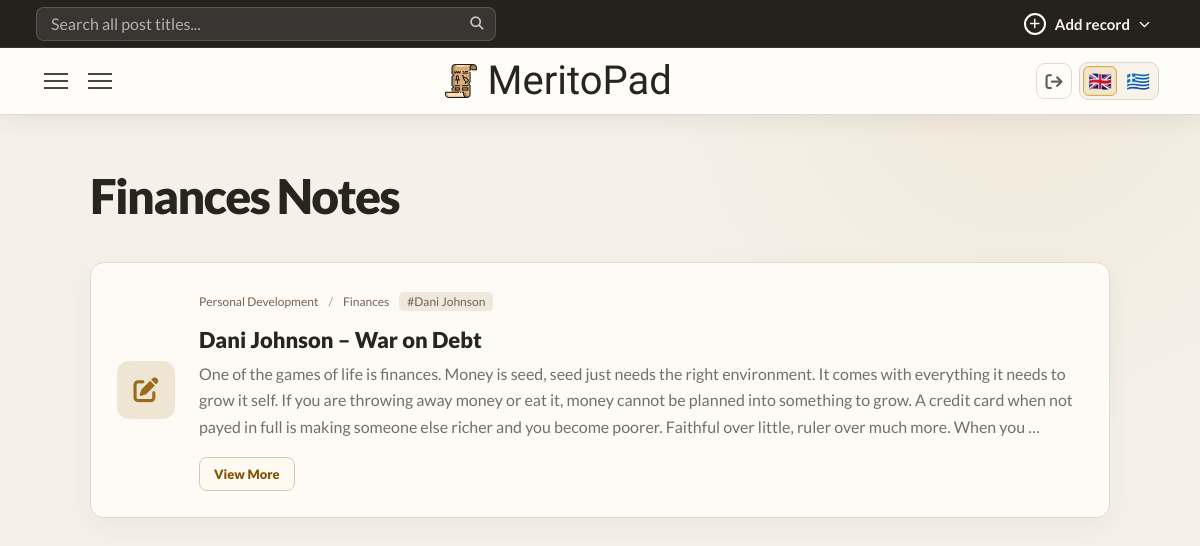
The app's page /cnicou/notes/category/personal-development/finances (signed in), older data.
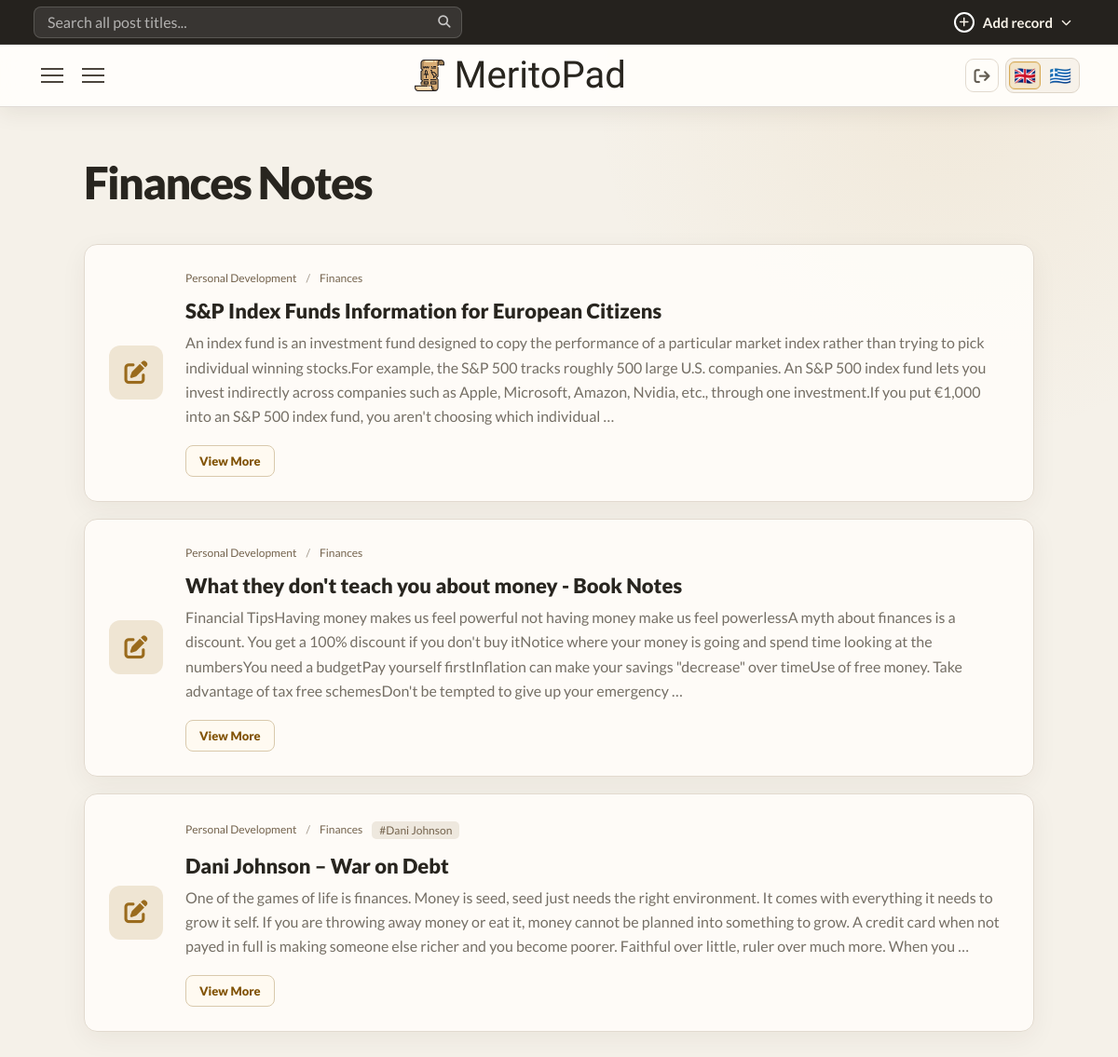
The same page, newer data.
### core/models.py (models this page shows, shortened)
class BaseSubcategory(UserOwnedModel):
    parent = models.ForeignKey(
        "self", on_delete=models.CASCADE, related_name="children", null=True, blank=True,
    )
    name = models.CharField(max_length=255)
    slug = models.SlugField(blank=True)
    class Meta(UserOwnedModel.Meta):
        abstract = True

class NoteSubcategory(BaseSubcategory):
    category = models.ForeignKey(
        NoteCategory, on_delete=models.CASCADE, related_name="subcategories",
    )

class UserOwnedModel(models.Model):
    user = models.ForeignKey(
        settings.AUTH_USER_MODEL,
        on_delete=models.CASCADE,
        related_name="%(class)s_records",
        null=True,
        blank=True,
    )
    class Meta:
        abstract = True
        constraints = [
            models.UniqueConstraint(
                fields=("user", "slug"),
                name="unique_%(class)s_user_slug",
            )
        ]

class Note(UserOwnedModel):
    title = models.CharField(max_length=255)
    slug = models.SlugField(blank=True)
    created_at = models.DateTimeField(auto_now_add=True)
    content = CKEditor5Field('Content', config_name='extends')  # or 'default'
    category = models.ForeignKey(
        NoteCategory,
        on_delete=models.DO_NOTHING,
        related_name="notes_by_category",
        null=True
    )
    subcategory = models.ForeignKey(
        NoteSubcategory,
        on_delete=models.DO_NOTHING,
        related_name="notes_by_subcategory",
        blank=True,
        null=True
    )
    tags = models.ManyToManyField(
        NoteTag,
        related_name="notes_by_tag",
        blank=True
    )

class BaseCategory(UserOwnedModel):
    name = models.CharField(max_length=255)
    slug = models.SlugField(blank=True)
    class Meta:
        abstract = True
        constraints = [
            models.UniqueConstraint(
                fields=("user", "slug"),
                name="unique_%(class)s_user_slug",
            )
        ]

class NoteCategory(BaseCategory):
    pass

class BaseTag(UserOwnedModel):
    name = models.CharField(max_length=255)
    slug = models.SlugField(blank=True)
    class Meta:
        abstract = True
        constraints = [
            models.UniqueConstraint(
                fields=("user", "slug"),
                name="unique_%(class)s_user_slug",
            )
        ]

class NoteTag(BaseTag):
    category = models.ForeignKey(NoteCategory, on_delete=models.CASCADE, related_name="tags")
    subcategory = models.ForeignKey(NoteSubcategory, on_delete=models.CASCADE, related_name="tags", null=True, blank=True)

### core/views.py (the view)
# urls.py: path("notes/category/<slug:cat_slug>/<slug:subcat_slug>",views.note_subcategory,name="note_subcategory"),
@workspace_login_required
def note_subcategory(request,cat_slug,subcat_slug):
    return scoped_record_listing(request, "note", category_slug=cat_slug, subcategory_slug=subcat_slug)

### core/context_processors.py (called while the page is built)
def workspace_record_type(request):
    match = getattr(request, "resolver_match", None)
    if match is None:
        return {}
    url_name = match.url_name or ""
    record_type = match.kwargs.get("record_type")
    if not record_type:
        record_type = "article" if url_name == "index" else url_name.split("_", 1)[0]
    if record_type not in WORKSPACE_RECORD_TYPES:
        return {}
    return {
        "workspace_record_type": record_type,
        "workspace_is_record_form": url_name.endswith(("_create", "_edit")),
        "workspace_is_single": url_name.endswith("_single"),
    }

### core/taxonomy.py (called while the page is built)
def default_category_first(queryset):
    return queryset.annotate(
        _default_category_order=Case(
            When(slug=DEFAULT_CATEGORY_SLUG, then=Value(0)),
            default=Value(1),
            output_field=IntegerField(),
        )
    ).order_by("_default_category_order", "name")

def is_category_model(model):
    return issubclass(model, BaseCategory)

### core/views.py (called while the page is built)
def records_for_user(model, user):
    tag_model = model._meta.get_field("tags").remote_field.model
    tags = tag_model.objects.filter(user=user).select_related("category", "subcategory__parent").order_by("name", "pk")
    return model.objects.filter(user=user).select_related("category", "subcategory__parent").prefetch_related(
        Prefetch("tags", queryset=tags),
    )

def taxonomy_for_user(model, user):
    queryset = model.objects.filter(user=user)
    if is_category_model(model):
        return default_category_first(queryset)
    return queryset.order_by("name")

def workspace_login_required(view):
    @wraps(view)
    def workspace_view(request, *args, username=None, **kwargs):
        if username != request.user.username:
            raise Http404
        return view(request, *args, **kwargs)
    return login_required(workspace_view)

### core/templates/core/subcategories/note-subcategory.html (shortened to what this page needs)
{% extends 'core/base.html' %}
{% block main %}
<div class="grid">
    <div class="grid-right">
        <div class="grid-right-wraper">
            <h1 class="post-type-title">{{article_subcategory.name}} Notes</h1>
            {% for article in page_obj %}
                <article class="preview">
                    <div class="icon">
                        <i class="fa-solid fa-pen-to-square"></i>
                    </div>
                    <div class="content">
                        {% include "core/includes/post-taxonomy.html" with record=article record_type=workspace_record_type %}
                        <h2>{{article.title}}</h2>
                        <p>{{article.content | safe | striptags | truncatewords:70 }}</p>
                        <a class="view-single-btn" href="{% url 'note_single' request.user.username article.slug %}">View More</a>
                    </div>
                </article>
            {% empty %}
                <p class="no-entries">No entries yet to show...</p>
            {% endfor %}
    </div>
    </div>
</div>
{% endblock %}

### core/templates/core/base.html (shortened to what this page needs)
{% load static %}
<!DOCTYPE html>
<html lang="en">
<head>
    <link rel="stylesheet" href="{% static 'css/app.css' %}?v=20261114-3">
</head>
<body
    class="workspace-page{% if workspace_is_single %} workspace-single-page{% endif %}"
    {% if workspace_record_type %}
        data-taxonomy-url="{% url 'taxonomy_create' request.user.username workspace_record_type %}"
        data-taxonomy-delete-url="{% url 'taxonomy_delete' request.user.username workspace_record_type %}"
        data-record-type="{{ workspace_record_type }}"
    {% endif %}
>
    <div class="add-record-bar">
        <form class="record-search-form" action="{% url 'record_search' request.user.username %}" method="get" role="search">
            <input id="record-search" name="q" type="search" value="{{ request.GET.q }}" placeholder="Search all post titles..." required>
            <button type="submit" aria-label="Search">
                <i class="fa-solid fa-magnifying-glass" aria-hidden="true"></i>
            </button>
        </form>
        <div class="add-record-menu">
            <button class="add-record-button" type="button" aria-expanded="false" aria-controls="add-record-dropdown">
                <i class="fa-solid fa-plus" aria-hidden="true"></i>
                <span>Add record</span>
                <i class="fa-solid fa-chevron-down add-record-chevron" aria-hidden="true"></i>
            </button>
        </div>
    </div>
    <header class="header">
        <nav class="header-nav">
            <a class="logo" href="{% url 'index' request.user.username %}" aria-label="BackOffice home">
                <img class="logo-icon" src="{% static 'imgs/papyrus.png' %}" alt="">
                <p>MeritoPad</p>
            </a>
            <label class="hamburger" for="menu-toggle">
                <span></span>
                <span></span>
                <span></span>
            </label>
            {% if not workspace_is_record_form %}
                {% include "core/includes/sidebar-toggle.html" %}
            {% endif %}
            <div class="workspace-account">
                <div class="logout">
                    <a href="{% url 'logout' %}" aria-label="Log out" title="Log out">
                        <i class="fa-solid fa-arrow-right-from-bracket" aria-hidden="true"></i>
                    </a>
                </div>
            </div>
            {% include "core/includes/language-selector.html" %}
        </nav>
    </header>
    <main class="main">
        {% block main %}
        {% endblock %}
    </main>
</body>
</html>

### core/templates/core/includes/sidebar-toggle.html
<button class="sidebar-toggle" type="button" aria-expanded="false" aria-label="Toggle categories and tags">
    <span></span>
    <span></span>
    <span></span>
</button>

### core/templates/core/includes/language-selector.html (shortened to what this page needs)
<div class="language-selector notranslate" aria-label="Website language selector">
    <div class="language-flags" role="group" aria-label="Choose website language">
        <button class="language-flag" type="button" data-language="en" aria-label="English" title="English">
            <span aria-hidden="true">🇬🇧</span>
        </button>
        <button class="language-flag" type="button" data-language="el" aria-label="Greek" title="Ελληνικά">
            <span aria-hidden="true">🇬🇷</span>
        </button>
    </div>
</div>

### core/templates/core/includes/post-taxonomy.html (shortened to what this page needs)
{% with category_url=record_type|add:"_category" subcategory_url=record_type|add:"_subcategory" tag_url=record_type|add:"_tag" %}
{% if record.category or record.subcategory or record.tags.all %}
<nav class="post-taxonomy" aria-label="Post category and tags">
    <div class="post-category-path">
    {% if record.category %}
    <a class="post-taxonomy-category" href="{% url category_url request.user.username record.category.slug %}" aria-label="Category: {{ record.category.name }}">{{ record.category.name }}</a>
    {% endif %}
    {% if record.subcategory %}
    <span class="post-taxonomy-separator" aria-hidden="true">/</span>
    <a class="post-taxonomy-subcategory" href="{% url subcategory_url request.user.username record.category.slug record.subcategory.slug %}" aria-label="Subcategory: {{ record.subcategory.name }}">{{ record.subcategory.name }}</a>
    {% endif %}
    </div>
    {% if record.tags.all %}
    <ul class="post-tag-list" aria-label="Post tags">
        {% for tag in record.tags.all %}
        <li><a class="post-taxonomy-tag" href="{% url tag_url request.user.username tag.slug %}" aria-label="Tag: {{ tag.name }} ({% if tag.subcategory %}{{ tag.subcategory.name }}{% else %}{{ tag.category.name }}{% endif %})">#{{ tag.name }}</a></li>
        {% endfor %}
    </ul>
    {% endif %}
</nav>
{% endif %}
{% endwith %}

Row changes from the older to the newer data that the page shows:
added Note: category.name "Personal Development", subcategory.name "Finances", title "S&P Index Funds Information for European Citizens", content "An index fund is an investment fund designed to copy the performance of a particular market index rather than trying to pick individual winning stocks.For example, the S&P 500 tracks roughly 500 large U.S. companies. An S&P 500 index fund lets you invest indirectly across companies such as Apple, Microsoft, Amazon, Nvidia, etc., through one investment.If you put €1,000 into an S&P 500 index fund, you aren't choosing which individual …"
added Note: category.name "Personal Development", subcategory.name "Finances", title "What they don't teach you about money - Book Notes", content "Financial TipsHaving money makes us feel powerful not having money make us feel powerlessA myth about finances is a discount. You get a 100% discount if you don't buy itNotice where your money is going and spend time looking at the numbersYou need a budgetPay yourself firstInflation can make your savings \"decrease\" over timeUse of free money. Take advantage of tax free schemesDon't be tempted to give up your emergency …"
